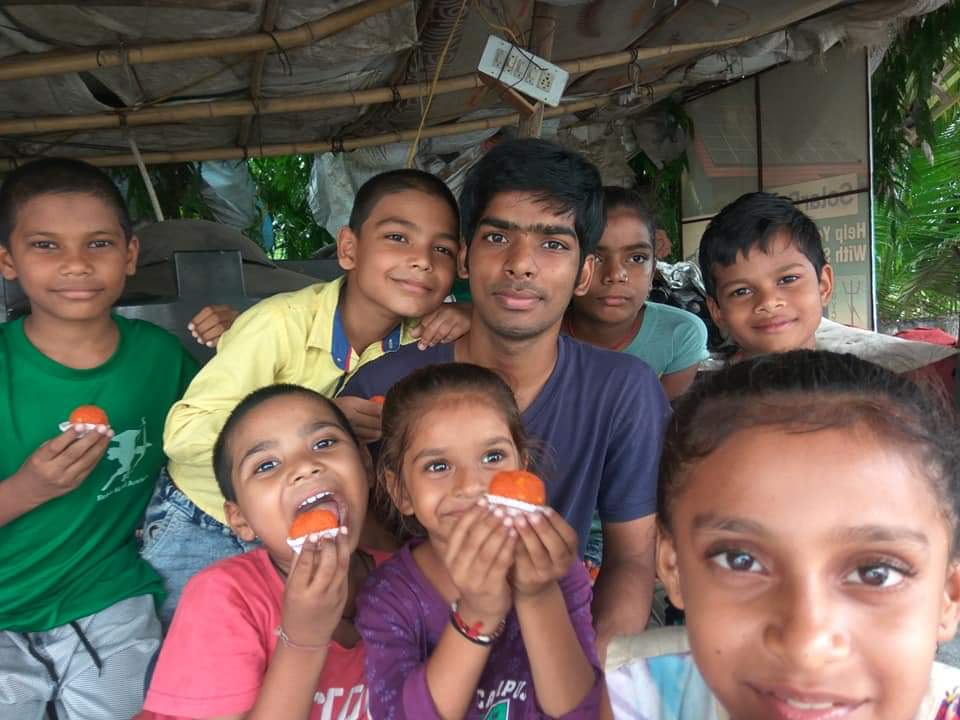
#> input picture CV and IP/ImgData/input/img.jpg, 960 x 720 px, found by its file name
$ python faceandeyedetect.py
#> lines starting #> are read from the running program, lines starting #| are printed output that depends on the picture
import cv2 as cv
import numpy as np

face = cv.CascadeClassifier("D:\\ImgData\\input\\haarcascade_frontalface_default.xml")
eye = cv.CascadeClassifier("D:\\ImgData\\input\\haarcascade_eye.xml")

img = cv.imread("D:\\ImgData\\input\\img.jpg")
#> img is the input picture: shape (720, 960, 3); mean B, G, R 85.7, 95.4, 109.7
img_gray = cv.cvtColor(img, cv.COLOR_BGR2GRAY)
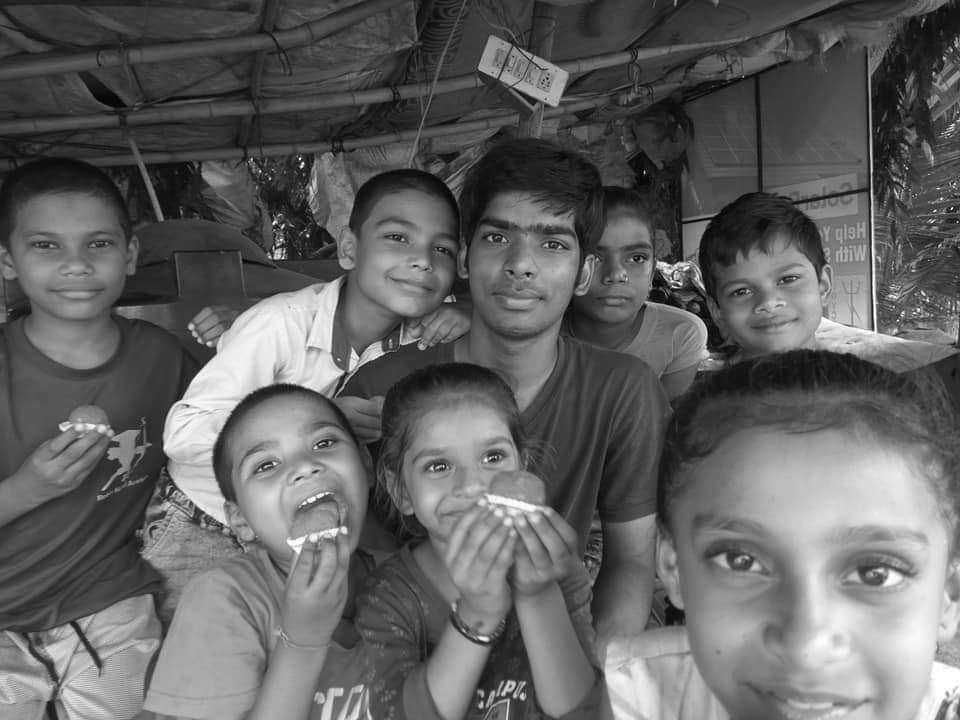
#> img_gray: shape (720, 960); min 1, max 255, mean 98.6

faces = face.detectMultiScale(img_gray, 1.2, 4)
#> faces = [[567, 216, 97, 97], [455, 188, 137, 137], [13, 201, 121, 121], [355, 193, 129, 129], [709, 242, 117, 117], [384, 403, 160, 160], [219, 398, 158, 158]]

for (x, y, w, h) in faces:
    img = cv.rectangle(img, (x,y), (x+w, y+h), (0,200,200), 5)

    roi = img[y:y+h, x:x+w]
    roi_gray = cv.cvtColor(roi, cv.COLOR_BGR2GRAY)
    eyes = eye.detectMultiScale(roi_gray, 1.5, 2)

    for (x1, y1, w1, h1) in eyes:
        cv.rectangle(roi, (x1, y1), (x1+w1, y1+h1), (200,200,10), 2)
#> this loop made 7 passes
#> (x, y, w, h, eyes) on passes 1, 2, 4, 5, 6, 7: (567, 216, 97, 97, [[59, 34, 20, 20], [52, 28, 30, 30]]), (455, 188, 137, 137, [[18, 27, 45, 45], [74, 31, 45, 45]]), (355, 193, 129, 129, [[76, 46, 20, 20], [15, 24, 45, 45]]), (709, 242, 117, 117, [[62, 24, 30, 30], [16, 36, 30, 30], [55, 15, 45, 45]]), (384, 403, 160, 160, [[85, 32, 45, 45], [29, 40, 45, 45]]), (219, 398, 158, 158, [[82, 23, 45, 45], [21, 48, 45, 45]])
#> pass 1, `roi = img[y:y+h, x:x+w]`:
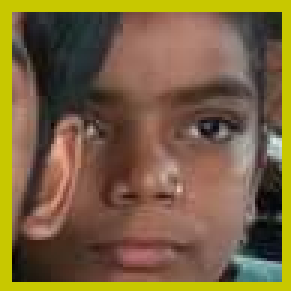
#> roi: shape (97, 97, 3) (shown 3 times larger); mean B, G, R 62.9, 99.2, 122.1
#> pass 1, `roi_gray = cv.cvtColor(roi, cv.COLOR_BGR2GRAY)`:
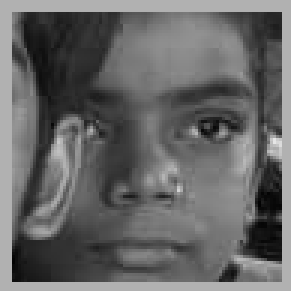
#> roi_gray: shape (97, 97) (shown 3 times larger); min 2, max 230, mean 101.9
#> after the loop:
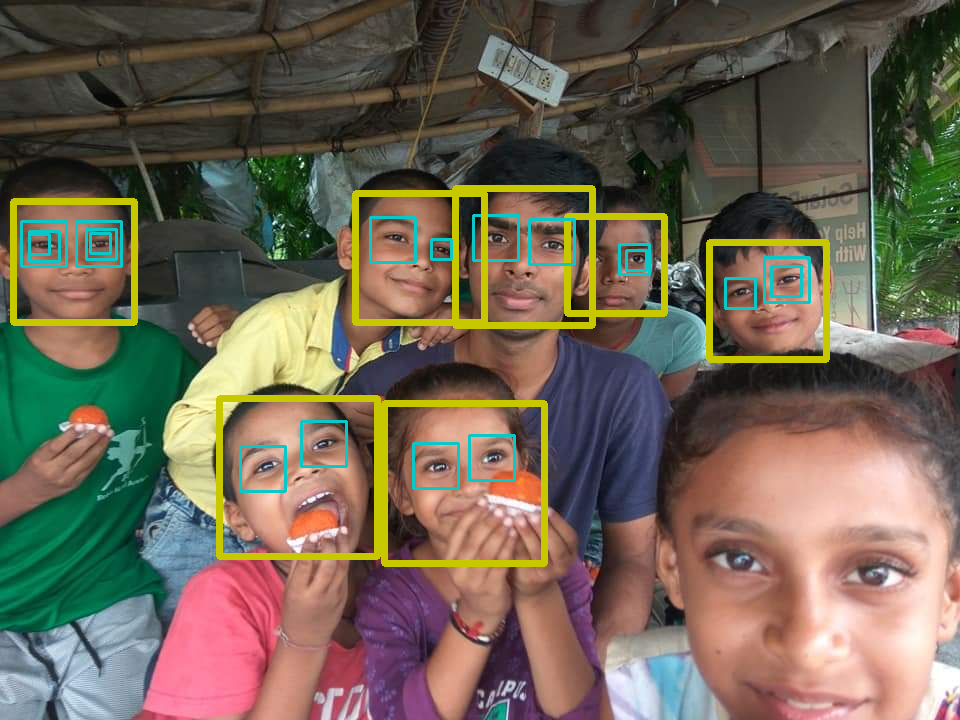
#> img: shape (720, 960, 3); mean B, G, R 84.5, 100.9, 111.7
#> after the loop:
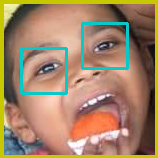
#> roi: shape (158, 158, 3); mean B, G, R 101.4, 132.3, 161
#> after the loop:
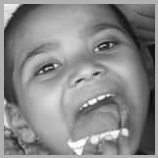
#> roi_gray: shape (158, 158); min 7, max 255, mean 137.6


img = cv.resize(img, (480, 360))
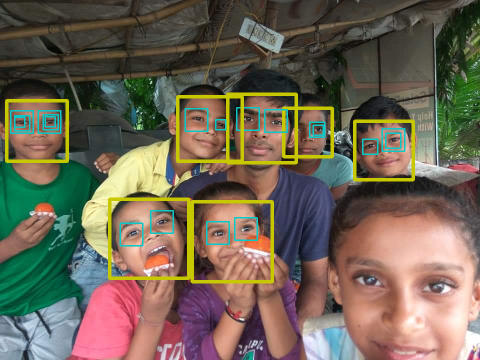
#> img: shape (360, 480, 3); mean B, G, R 84.7, 101, 111.8
cv.imshow("Face Detected", img)
cv.waitKey()
cv.destroyAllWindows()
